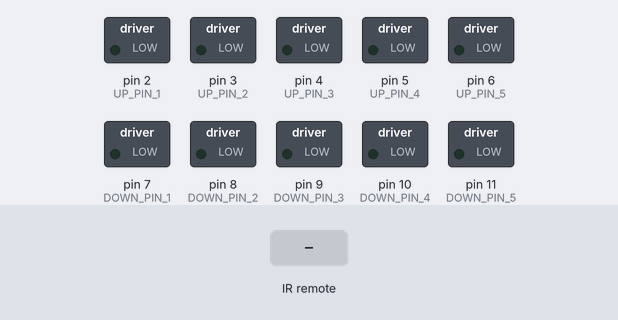
This sketch was run on a simulated Arduino Uno, built with avr-gcc and run on an emulated ATmega328P. Shown: switched loads named in the sketch (green lamp = pin HIGH). The inputs (shaded band) are chosen by the test bench.

Above: at 1.2 s.
1.3 s: infrared code 0x1 received
At 1.37 s:
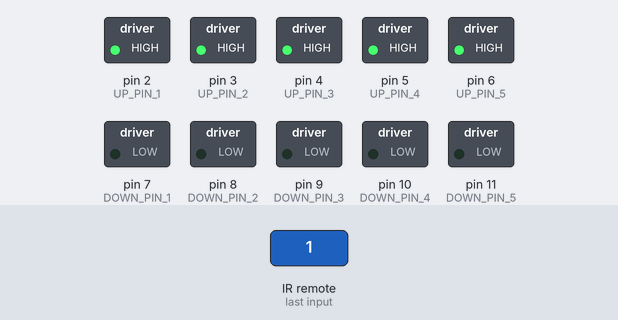
2.9 s: infrared code 0x9 received
At 2.97 s:
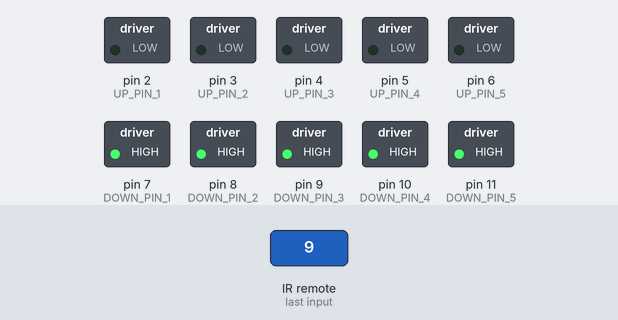
Timing chart, 0 to 5.9 s (numbered marks = the images above; inputs shaded):
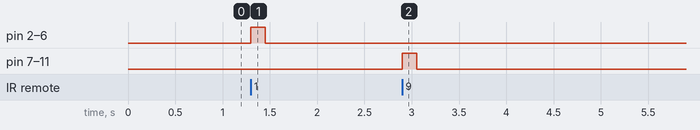

The sketch:

VolumeControl.ino
```cpp
/*
  VolumeControl
*/

// How the volume-up and volume-down button output looks on my test-remote
// volmin: Protocol=NEC Address=0xBF00 Command=0x9 Raw-Data=0xF609BF00 (32 bits) LSB first (1 decoded)
// volplus: Protocol=NEC Address=0xBF00 Command=0x1 Raw-Data=0xFE01BF00 (32 bits) LSB first (9 decoded

// Including IRremote library
#include <IRremote.h>

// Setting a max value in ms to decide when to run the button-up (release) code
#define MAX_TIME 150

// Defining the volume up pins
#define UP_PIN_1 2
#define UP_PIN_2 3
#define UP_PIN_3 4
#define UP_PIN_4 5
#define UP_PIN_5 6

// Defining the volume down pins
#define DOWN_PIN_1 7
#define DOWN_PIN_2 8
#define DOWN_PIN_3 9
#define DOWN_PIN_4 10
#define DOWN_PIN_5 11

// Defining the IR receive pin
int IR_RECEIVE_PIN = 12;

// Defining some other variables needed for the project
long lastPressTime = 0;
int state = LOW;


// Defining the motor-off function
void motorOff() {
  digitalWrite(UP_PIN_1, LOW);
  digitalWrite(UP_PIN_2, LOW);
  digitalWrite(UP_PIN_3, LOW);
  digitalWrite(UP_PIN_4, LOW);
  digitalWrite(UP_PIN_5, LOW);

  digitalWrite(DOWN_PIN_1, LOW);
  digitalWrite(DOWN_PIN_2, LOW);
  digitalWrite(DOWN_PIN_3, LOW);
  digitalWrite(DOWN_PIN_4, LOW);
  digitalWrite(DOWN_PIN_5, LOW);
}

// Defining the motor-up function
void motorUp() {
  digitalWrite(UP_PIN_1, HIGH);
  digitalWrite(UP_PIN_2, HIGH);
  digitalWrite(UP_PIN_3, HIGH);
  digitalWrite(UP_PIN_4, HIGH);
  digitalWrite(UP_PIN_5, HIGH);

  digitalWrite(DOWN_PIN_1, LOW);
  digitalWrite(DOWN_PIN_2, LOW);
  digitalWrite(DOWN_PIN_3, LOW);
  digitalWrite(DOWN_PIN_4, LOW);
  digitalWrite(DOWN_PIN_5, LOW);
}

// Defining the motor-down function
void motorDown() {
  digitalWrite(UP_PIN_1, LOW);
  digitalWrite(UP_PIN_2, LOW);
  digitalWrite(UP_PIN_3, LOW);
  digitalWrite(UP_PIN_4, LOW);
  digitalWrite(UP_PIN_5, LOW);

  digitalWrite(DOWN_PIN_1, HIGH);
  digitalWrite(DOWN_PIN_2, HIGH);
  digitalWrite(DOWN_PIN_3, HIGH);
  digitalWrite(DOWN_PIN_4, HIGH);
  digitalWrite(DOWN_PIN_5, HIGH);
}


// the setup function runs once when you press reset or power the board
void setup() {
  // Enabling serial use
  // Serial.begin(9600);

  // Start the receiver, enable feedback LED, take LED feedback pin from the internal boards definition
  IrReceiver.begin(IR_RECEIVE_PIN, ENABLE_LED_FEEDBACK);

  // Setting pinMode for UP-pins
  pinMode(UP_PIN_1, OUTPUT);
  pinMode(UP_PIN_2, OUTPUT);
  pinMode(UP_PIN_3, OUTPUT);
  pinMode(UP_PIN_4, OUTPUT);
  pinMode(UP_PIN_5, OUTPUT);

  // Setting pinMode for DOWN-pins
  pinMode(DOWN_PIN_1, OUTPUT);
  pinMode(DOWN_PIN_2, OUTPUT);
  pinMode(DOWN_PIN_3, OUTPUT);
  pinMode(DOWN_PIN_4, OUTPUT);
  pinMode(DOWN_PIN_5, OUTPUT);
}


// the loop function runs over and over again forever
void loop() {
  if (IrReceiver.decode()) {
    // The commented-out code below can be enabled to analyze the remote commands when setting up for the first time
    //IrReceiver.printIRResultShort(&Serial); //Print IR command string to Serial
    //Serial.print(IrReceiver.decodedIRData.command); //Print decoded IR command to Serial

    // Do stuff while volume up remains pressed
    if (IrReceiver.decodedIRData.command == 1) {
      if (state == LOW) {
        state = HIGH;  // Button pressed, so set state to HIGH
        motorUp();
      }
      lastPressTime = millis();
    }

    // Do stuff while volume down remains pressed
    if (IrReceiver.decodedIRData.command == 9) {
      if (state == LOW) {
        state = HIGH;  // Button pressed, so set state to HIGH
        motorDown();
      }
      lastPressTime = millis();
    }

    IrReceiver.resume(); // Receive the next value
  }

  // Do stuff when button isn't pressed anymore
  if (state == HIGH && millis() - lastPressTime > MAX_TIME) {
    state = LOW; // Haven't heard from the button for a while, so not pressed
    motorOff();
  }
}
```

Measured:
- after the input at 1.3 s, pin 2 (UP_PIN_1), pin 3 (UP_PIN_2), pin 4 (UP_PIN_3), pin 5 (UP_PIN_4), pin 6 (UP_PIN_5): LOW → HIGH at once, → LOW 0.15 s later
- after the input at 2.9 s, pin 7 (DOWN_PIN_1), pin 8 (DOWN_PIN_2), pin 9 (DOWN_PIN_3), pin 10 (DOWN_PIN_4), pin 11 (DOWN_PIN_5): LOW → HIGH at once, → LOW 0.15 s later
